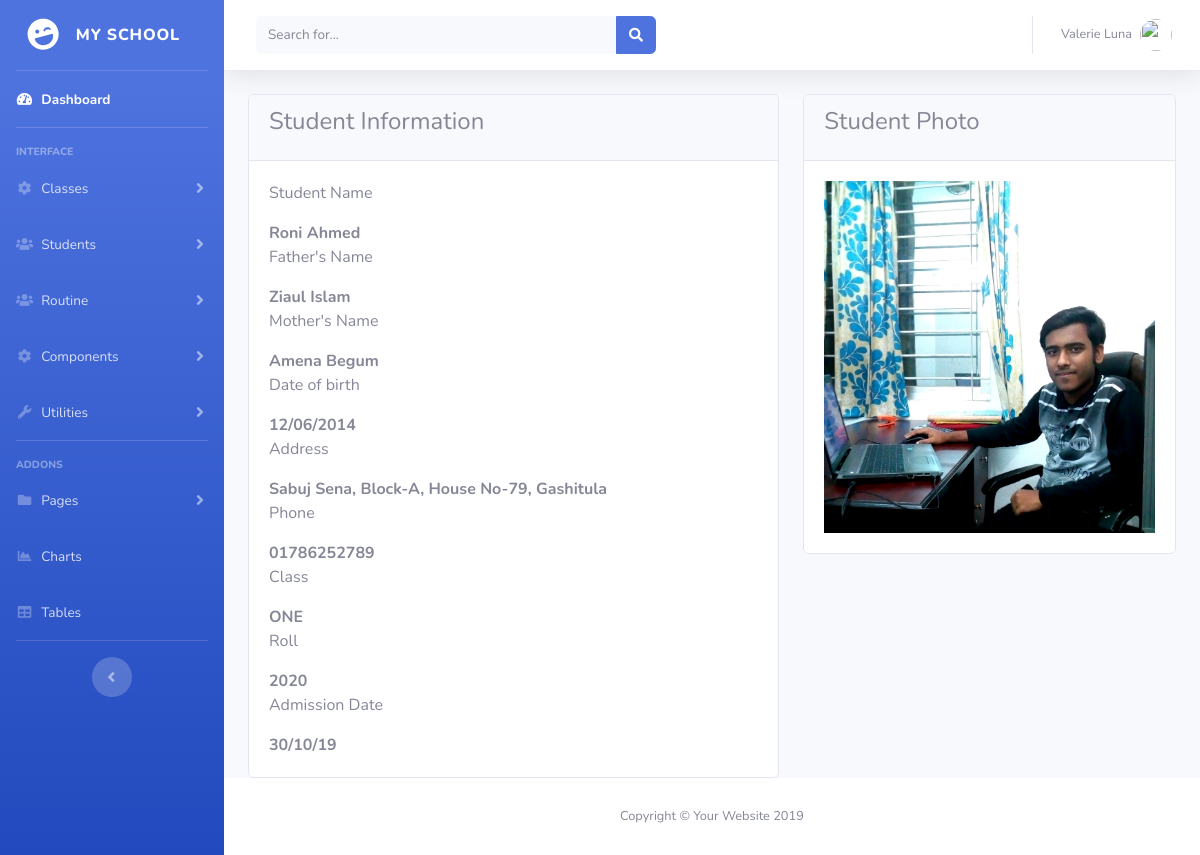
/adminpanel/student_info.php?id=2 (signed in), run on the app's committed database.
### tables this page shows
CREATE TABLE `students` (
  `student_id` int(11) NOT NULL,
  `std_name` varchar(255) NOT NULL,
  `f_name` varchar(255) NOT NULL,
  `m_name` varchar(255) NOT NULL,
  `dob` varchar(255) NOT NULL,
  `address` varchar(255) NOT NULL,
  `phone` varchar(225) NOT NULL,
  `class_id` int(2) NOT NULL,
  `std_roll` int(6) NOT NULL,
  `admission_date` varchar(225) NOT NULL,
  `student_photo` text NOT NULL
);

CREATE TABLE `s_class` (
  `class_id` int(11) NOT NULL,
  `class_name` varchar(222) NOT NULL,
  `active_status` int(1) NOT NULL DEFAULT '1'
);

### adminpanel/student_info.php (the view, shortened to what this page needs)
<?php require('libs/header.php'); ?>
<body id="page-top">
  <div id="wrapper">
    <?php require('libs/sidebar.php'); ?>
    <div id="content-wrapper" class="d-flex flex-column">
      <div id="content">
        <nav class="navbar navbar-expand navbar-light bg-white topbar mb-4 static-top shadow">
          <form class="d-none d-sm-inline-block form-inline mr-auto ml-md-3 my-2 my-md-0 mw-100 navbar-search">
            <div class="input-group">
              <input type="text" class="form-control bg-light border-0 small" placeholder="Search for..." aria-label="Search" aria-describedby="basic-addon2">
              <div class="input-group-append">
                <button class="btn btn-primary" type="button">
                  <i class="fas fa-search fa-sm"></i>
                </button>
              </div>
            </div>
          </form>
          <ul class="navbar-nav ml-auto">
            <li class="nav-item dropdown no-arrow">
              <a class="nav-link dropdown-toggle" href="#" id="userDropdown" role="button" data-toggle="dropdown" aria-haspopup="true" aria-expanded="false">
                <span class="mr-2 d-none d-lg-inline text-gray-600 small">Valerie Luna</span>
                <img class="img-profile rounded-circle" src="https://source.unsplash.com/QAB-WJcbgJk/60x60">
              </a>
            </li>
          </ul>
        </nav>
        <div class="container-fluid">
			<div class="row">
				<div class="col-md-7">
					<div class="card">
						<div class="card-header">
							<h4 class="card-title">Student Information</h4>
						</div>
						<?php
							require '../config.php';
							$id = $_GET['id'];
							$sql = "SELECT * FROM s_class INNER JOIN students ON s_class.class_id = students.class_id WHERE student_id = '$id'";
							$que = mysqli_query($con,$sql);
							$student = mysqli_fetch_assoc($que);
						?>
						<div class="card-body">
							<p>Student Name</p>
							<b><?php echo $student['std_name']; ?></b>
							<p>Father's Name</p>
							<b><?php echo $student['f_name']; ?></b>
							<p>Mother's Name</p>
							<b><?php echo $student['m_name']; ?></b>
							<p>Date of birth</p>
							<b><?php echo date('d/m/Y',strtotime($student['address'])); ?></b>
							<p>Address</p>
							<b><?php echo $student['dob']; ?></b>
							<p>Phone</p>
							<b><?php echo $student['phone']; ?></b>
							<p>Class</p>
							<b><?php echo $student['class_name']; ?></b>
							<p>Roll</p>
							<b><?php echo $student['std_roll']; ?></b>
							<p>Admission Date</p>
							<b><?php echo $student['admission_date']; ?></b>
						</div>
					</div>
				</div>
				<div class="col-md-5">
					<div class="card">
						<div class="card-header">
							<h4 class="card-title">Student Photo</h4>
						</div>
						<div class="card-body">
							<img src="<?php echo $student['student_photo']; ?>" class="img-fluid" />
						</div>
					</div>
				</div>
			</div>
        </div>
      </div>
     <?php require('libs/footer.php'); ?>

### data on the page
students: std_name "Roni Ahmed", f_name "Ziaul Islam", m_name "Amena Begum", address "12/06/2014", dob "Sabuj Sena, Block-A, House No-79, Gashitula", phone "01786252789", class.class_name "ONE", std_roll "2020", admission_date "30/10/19", student_photo (placeholder picture)
